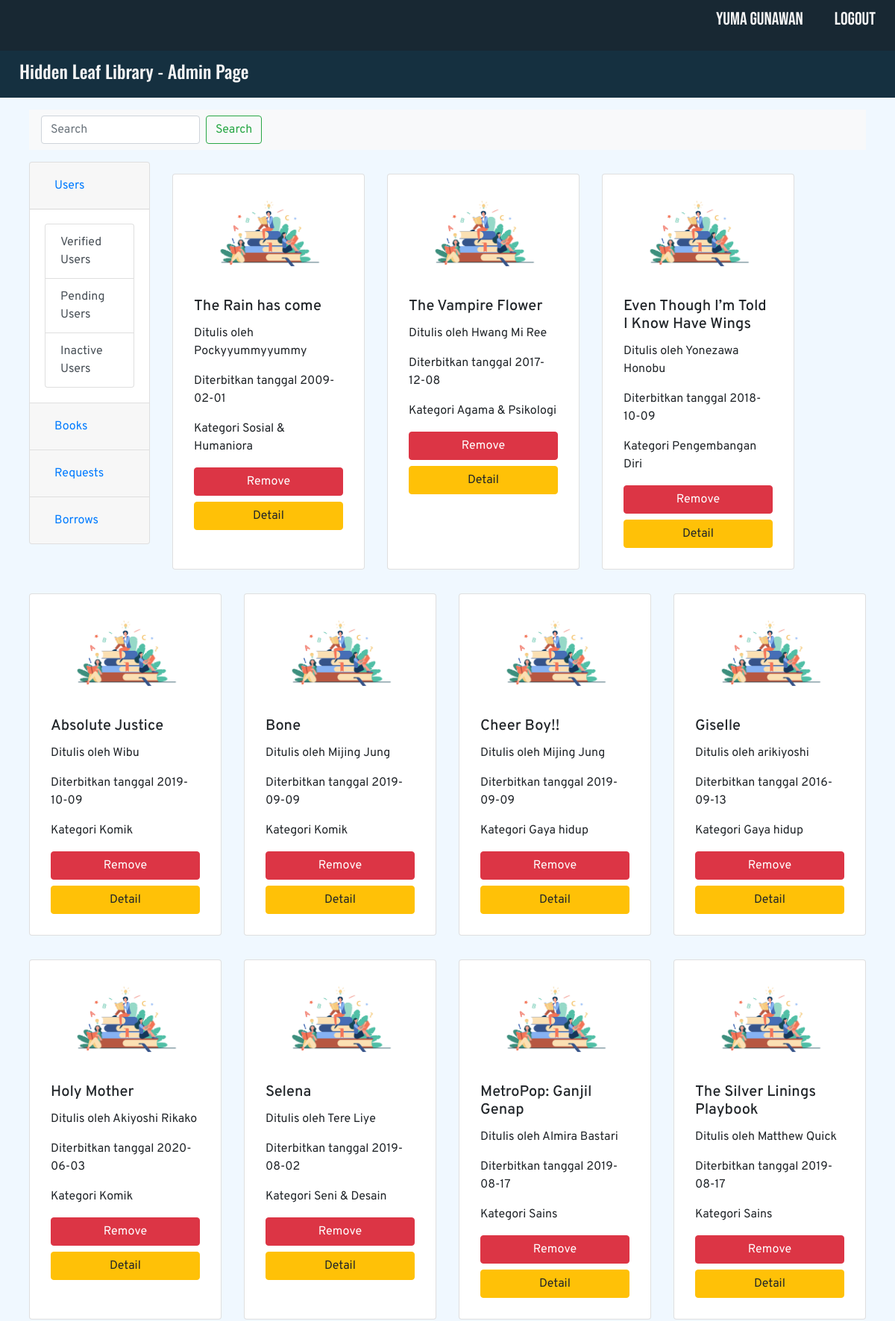
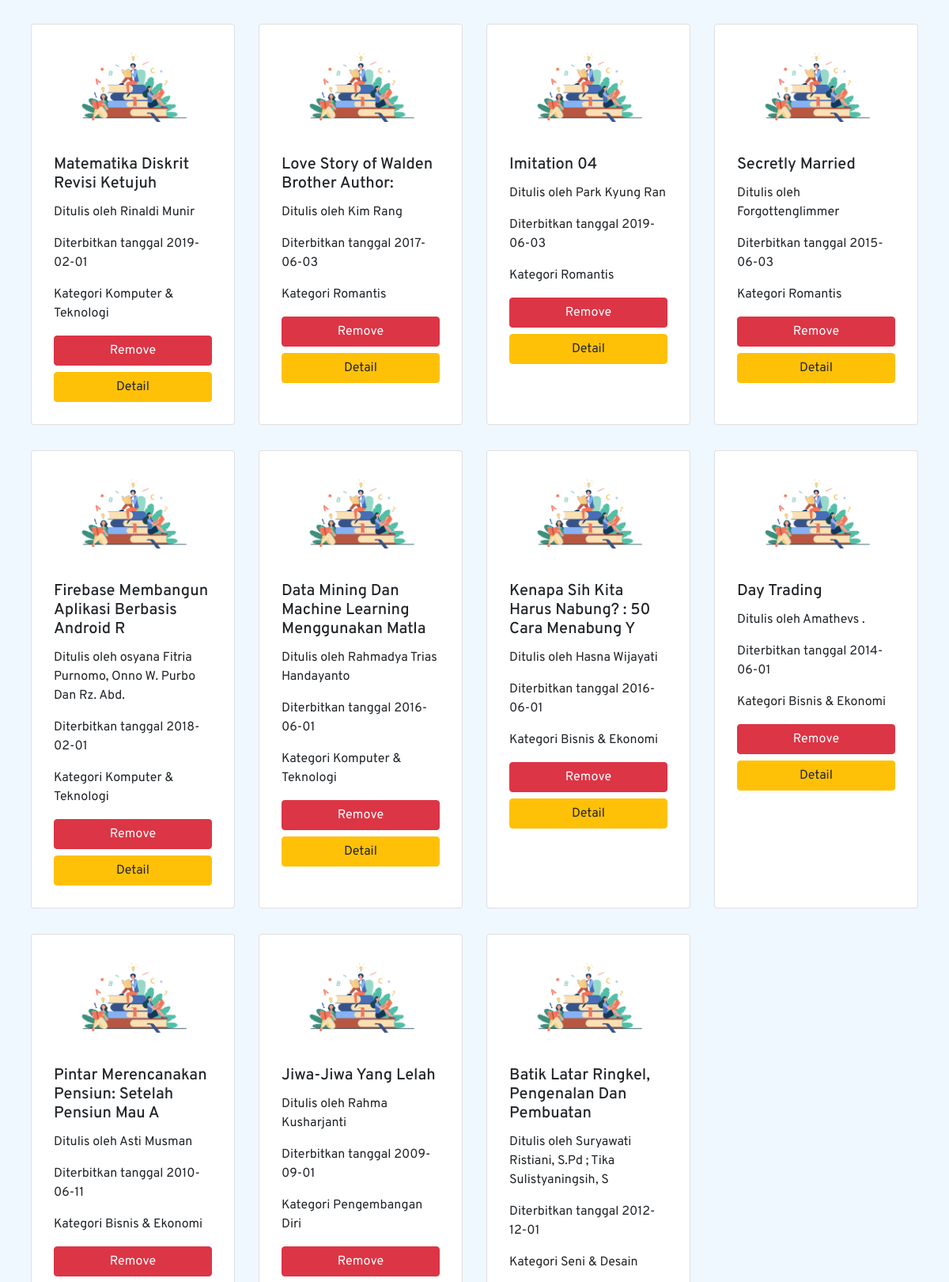
The app's page /collection.php (signed in, upper part) with its own data (2 pictures, top to bottom).
### tables this page shows
CREATE TABLE `book` (
  `id` int(5) NOT NULL,
  `nama` varchar(50) NOT NULL,
  `penulis` varchar(50) NOT NULL,
  `penerbit` varchar(50) NOT NULL,
  `tahun_terbit` date NOT NULL,
  `kategori` enum('Gaya hidup','Romantis','Sains','Pendidikan','Sosial & Humaniora','Bisnis & Ekonomi','Agama & Psikologi','Seni & Desain','Fiksi & Sastra','Pengembangan Diri','Komik','Komputer & Teknologi') NOT NULL,
  `deskripsi` varchar(200) NOT NULL,
  `status` int(5) NOT NULL
);

### readCollection.php (the view, shortened to what this page needs)
<?php
    include "koneksi.php";
    if($_SESSION['undisplay'] == True){
        $query = "SELECT * FROM book WHERE status = 2";
    }
    else {
        $query = "SELECT * FROM book WHERE status = 1";
    }
    $res = mysqli_query($con, $query);
    if (mysqli_num_rows($res) >= 1) {
        while($data = mysqli_fetch_row($res)){
            echo '
            <div class="col-md-3 my-3">
                <div class="card p-2 h-100">
                    <img src="img/5294.jpg" class="card-img-top" alt="...">
                    <div class="card-body">
                        <h5 class="card-title">'. $data[1] .'</h5>
                        <p class="card-text">Ditulis oleh '. $data[2] .'</p>
                        <p class="card-text">Diterbitkan tanggal '. $data[4] .'</p>
                        <p class="card-text">Kategori '. $data[5] .'</p>';
                    if($_SESSION['level'] == 1 && $_SESSION['undisplay'] == True){
                        echo '<a class="btn btn-success btn-block" name="display" href="readCollection.php?display=' . $data[0] . '">Display</a>';
                    }
                    elseif ($_SESSION['level'] == 1 && $_SESSION['undisplay'] == False){
                        echo '<a class="btn btn-danger btn-block" name="remove" href="readCollection.php?remove=' . $data[0] . '">Remove</a>';
                    }
                        echo '<a target="__blank" href="detailCollection.php?id=' . $data[0] . '" class="btn btn-warning btn-block">Detail</a>';
            echo '</div>
                </div>
            </div>';
        }
    }
    else{
        echo '<p> There are no collection yet. Please contact admin for further information. </p>';
    }
?>

### collection.php (shortened to what this page needs)
<?php
    include "koneksi.php";
?>
<!DOCTYPE html>
<html lang="en">
<head>
    <link rel="stylesheet" href="https://cdn.jsdelivr.net/npm/bootstrap@4.5.3/dist/css/bootstrap.min.css">
    <link rel="stylesheet" href="css/style.css">
</head>
<body>
    <?php
      include "navbar.php";
    ?>
    <div class="row mt-3 mx-3">
        <div class="col mx-2">
            <nav class="navbar navbar-light bg-light justify-content-between">
                <div class="form-inline justify-content-start">
                    <form class="form-inline">
                        <input class="form-control mr-sm-2" type="search" placeholder="Search" aria-label="Search">
                        <button class="btn btn-outline-success my-2 my-sm-0" type="submit">Search</button>
                    </form>
                </div>
            </nav>
            <div class="row mt-3">
                <?php
                    if ($_SESSION['level'] == 1){
                        include "adminBar.php";
                    }
                    include "readCollection.php";
                ?>
            </div>
        </div>
    </div>
</body>
</html>

### navbar.php (shortened to what this page needs)
<header>
  <?php
    if (isset($_SESSION['login'])){
      echo '
      <ul class="nav justify-content-end first-navbar">
        <li class="nav-item">
          <p class="nav-link nav-level1">' . $_SESSION["fname"] . '</p>
        </li>
        <li class="nav-item">
          <a class="nav-link nav-level1" href="logout.php">Logout</a>
        </li>
      </ul>';
    }
    if(isset($_SESSION['level']) && $_SESSION['level'] == 1){
      echo '
      <nav class="navbar navbar-expand-lg navbar-dark">
          <a class="navbar-brand" href="admin.php">
              <h1>Hidden Leaf Library - Admin Page</h1>
          </a>
      </nav>';
    }
  ?>
</header>

### adminBar.php (shortened to what this page needs)
<div class="col-2">
    <div class="accordion" id="accordionExample">
        <div class="card">
            <div class="card-header" id="headingOne">
                <h2 class="mb-0">
                    <button class="btn btn-link btn-block text-left" type="button" data-toggle="collapse" data-target="#collapseOne" aria-expanded="true" aria-controls="collapseOne">
                    Users
                    </button>
                </h2>
            </div>
            <div id="collapseOne" class="collapse show" aria-labelledby="headingOne" data-parent="#accordionExample">
                <div class="card-body">
                    <div class="list-group">
                        <a href="userActive.php" class="list-group-item list-group-item-action">Verified Users</a>
                        <a href="userPending.php" class="list-group-item list-group-item-action">Pending Users</a>
                        <a href="userInactive.php" class="list-group-item list-group-item-action">Inactive Users</a>
                    </div>
                </div>
            </div>
        </div>
        <div class="card">
            <div class="card-header" id="headingTwo">
                <h2 class="mb-0">
                    <button class="btn btn-link btn-block text-left collapsed" type="button" data-toggle="collapse" data-target="#collapseTwo" aria-expanded="false" aria-controls="collapseTwo">
                    Books
                    </button>
                </h2>
            </div>
        </div>
        <div class="card">
            <div class="card-header" id="headingThree">
                <h2 class="mb-0">
                    <button class="btn btn-link btn-block text-left collapsed" type="button" data-toggle="collapse" data-target="#collapseThree" aria-expanded="false" aria-controls="collapseThree">
                    Requests
                    </button>
                </h2>
            </div>
        </div>
        <div class="card">
            <div class="card-header" id="headingFour">
                <h2 class="mb-0">
                    <button class="btn btn-link btn-block text-left collapsed" type="button" data-toggle="collapse" data-target="#collapseFour" aria-expanded="false" aria-controls="collapseFour">
                    Borrows
                    </button>
                </h2>
            </div>
        </div>
    </div>
</div>

### css/style.css (style rules this page uses)
body { background-color: aliceblue; font-family: "Overpass", sans-serif; scroll-behavior: smooth; }
header { background-color: #153040; }
.first-navbar { background-color: #182833; }
.first-navbar > li { margin-right: 10px; }
.nav-level1 { color: whitesmoke; font-family: 'Bebas Neue', cursive; font-size: x-large; }
.navbar-brand > h1 { color: whitesmoke; font-size: larger; font-family: 'Oswald', sans-serif; margin-left: 10px; }

### records on screen
book: nama "The Rain has come", penulis "Pockyyummyyummy", tahun_terbit "2009-02-01", kategori "Sosial & Humaniora"
book: nama "The Vampire Flower", penulis "Hwang Mi Ree", tahun_terbit "2017-12-08", kategori "Agama & Psikologi"
book: nama "Even Though I’m Told I Know Have Wings", penulis "Yonezawa Honobu", tahun_terbit "2018-10-09", kategori "Pengembangan Diri"
book: nama "Absolute Justice", penulis "Wibu", tahun_terbit "2019-10-09", kategori "Komik"
book: nama "Bone", penulis "Mijing Jung", tahun_terbit "2019-09-09", kategori "Komik"
book: nama "Cheer Boy!!", penulis "Mijing Jung", tahun_terbit "2019-09-09", kategori "Gaya hidup"
book: nama "Giselle", penulis "arikiyoshi", tahun_terbit "2016-09-13", kategori "Gaya hidup"
book: nama "Holy Mother", penulis "Akiyoshi Rikako", tahun_terbit "2020-06-03", kategori "Komik"
book: nama "Selena", penulis "Tere Liye", tahun_terbit "2019-08-02", kategori "Seni & Desain"
book: nama "MetroPop: Ganjil Genap", penulis "Almira Bastari", tahun_terbit "2019-08-17", kategori "Sains"
book: nama "The Silver Linings Playbook", penulis "Matthew Quick", tahun_terbit "2019-08-17", kategori "Sains"
book: nama "Matematika Diskrit Revisi Ketujuh", penulis "Rinaldi Munir", tahun_terbit "2019-02-01", kategori "Komputer & Teknologi"
book: nama "Love Story of Walden Brother Author:", penulis "Kim Rang", tahun_terbit "2017-06-03", kategori "Romantis"
book: nama "Imitation 04", penulis "Park Kyung Ran", tahun_terbit "2019-06-03", kategori "Romantis"
book: nama "Secretly Married", penulis "Forgottenglimmer", tahun_terbit "2015-06-03", kategori "Romantis"
book: nama "Firebase Membangun Aplikasi Berbasis Android R", penulis "osyana Fitria Purnomo, Onno W. Purbo Dan Rz. Abd.", tahun_terbit "2018-02-01", kategori "Komputer & Teknologi"
book: nama "Data Mining Dan Machine Learning Menggunakan Matla", penulis "Rahmadya Trias Handayanto", tahun_terbit "2016-06-01", kategori "Komputer & Teknologi"
book: nama "Kenapa Sih Kita Harus Nabung? : 50 Cara Menabung Y", penulis "Hasna Wijayati", tahun_terbit "2016-06-01", kategori "Bisnis & Ekonomi"
book: nama "Day Trading", penulis "Amathevs .", tahun_terbit "2014-06-01", kategori "Bisnis & Ekonomi"
book: nama "Pintar Merencanakan Pensiun: Setelah Pensiun Mau A", penulis "Asti Musman", tahun_terbit "2010-06-11", kategori "Bisnis & Ekonomi"
book: nama "Jiwa-Jiwa Yang Lelah", penulis "Rahma Kusharjanti", tahun_terbit "2009-09-01", kategori "Pengembangan Diri"
book: nama "Batik Latar Ringkel, Pengenalan Dan Pembuatan", penulis "Suryawati Ristiani, S.Pd ; Tika Sulistyaningsih, S", tahun_terbit "2012-12-01", kategori "Seni & Desain"

### other values on screen
$_SESSION["fname"] "Yuma Gunawan"
